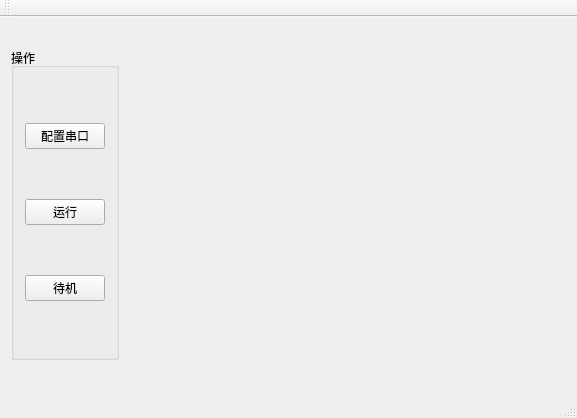
<?xml version="1.0" encoding="UTF-8"?>
<ui version="4.0">
 <class>MainWindow</class>
 <widget class="QMainWindow" name="MainWindow">
  <property name="geometry">
   <rect>
    <x>0</x>
    <y>0</y>
    <width>577</width>
    <height>418</height>
   </rect>
  </property>
  <property name="windowTitle">
   <string>MainWindow</string>
  </property>
  <property name="styleSheet">
   <string notr="true"/>
  </property>
  <widget class="QWidget" name="centralWidget">
   <layout class="QGridLayout" name="gridLayout">
    <item row="0" column="0">
     <layout class="QHBoxLayout" name="horizontalLayout">
      <item>
       <layout class="QVBoxLayout" name="verticalLayout_2">
        <item>
         <spacer name="verticalSpacer">
          <property name="orientation">
           <enum>Qt::Vertical</enum>
          </property>
          <property name="sizeType">
           <enum>QSizePolicy::Fixed</enum>
          </property>
          <property name="sizeHint" stdset="0">
           <size>
            <width>20</width>
            <height>20</height>
           </size>
          </property>
         </spacer>
        </item>
        <item>
         <widget class="QGroupBox" name="operateGroupBox">
          <property name="title">
           <string>操作</string>
          </property>
          <layout class="QVBoxLayout" name="verticalLayout">
           <item>
            <widget class="QPushButton" name="configPushButton">
             <property name="text">
              <string>配置串口</string>
             </property>
            </widget>
           </item>
           <item>
            <widget class="QPushButton" name="runPushButton">
             <property name="text">
              <string>运行</string>
             </property>
            </widget>
           </item>
           <item>
            <widget class="QPushButton" name="standbyPushButton">
             <property name="text">
              <string>待机</string>
             </property>
            </widget>
           </item>
          </layout>
         </widget>
        </item>
       </layout>
      </item>
      <item>
       <spacer name="horizontalSpacer">
        <property name="orientation">
         <enum>Qt::Horizontal</enum>
        </property>
        <property name="sizeHint" stdset="0">
         <size>
          <width>446</width>
          <height>20</height>
         </size>
        </property>
       </spacer>
      </item>
     </layout>
    </item>
    <item row="1" column="0">
     <spacer name="verticalSpacer_2">
      <property name="orientation">
       <enum>Qt::Vertical</enum>
      </property>
      <property name="sizeType">
       <enum>QSizePolicy::Fixed</enum>
      </property>
      <property name="sizeHint" stdset="0">
       <size>
        <width>20</width>
        <height>25</height>
       </size>
      </property>
     </spacer>
    </item>
   </layout>
  </widget>
  <widget class="QMenuBar" name="menuBar">
   <property name="geometry">
    <rect>
     <x>0</x>
     <y>0</y>
     <width>577</width>
     <height>22</height>
    </rect>
   </property>
  </widget>
  <widget class="QToolBar" name="mainToolBar">
   <attribute name="toolBarArea">
    <enum>TopToolBarArea</enum>
   </attribute>
   <attribute name="toolBarBreak">
    <bool>false</bool>
   </attribute>
  </widget>
  <widget class="QStatusBar" name="statusBar"/>
 </widget>
 <layoutdefault spacing="6" margin="11"/>
 <resources/>
 <connections/>
</ui>
